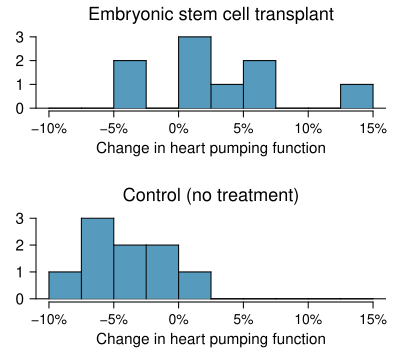

Source code (R):
library(openintro)
data(COL)
data(stem.cells)
d <- stem.cells

change <- d$after - d$before
t.test(change ~ d[,1])

myPDF('stemCellTherapyForHearts.pdf', 4, 3.5,
      mar=c(3.2, 1.8, 1.7, 0.7),
      mgp=c(2, 0.3, 0),
      mfrow=c(2, 1))
histPlot(change[d[,1] == 'esc'],
         xlim=c(-10, 15),
         axes=FALSE,
         xlab='',
         main='',
         breaks=seq(-10, 15, 2.5),
         col=COL[1])
x.axis.at <- seq(-10, 15, 5)
x.axis.labels <- paste0(seq(-10, 15, 5), "%")
cex.axis <- 0.85
axis(1, x.axis.at, x.axis.labels, cex.axis=cex.axis)
mtext('Embryonic stem cell transplant', line=0.5, cex=1.1)
mtext('Change in heart pumping function', 1, line=1.3, cex = 0.9)
par(mgp=c(2, 0.6, 0))
axis(2, at=0:3, cex.axis=0.925)

par(mar=c(2.4, 1.8, 2, 0.7),
    mgp=c(2, 0.3, 0))
histPlot(change[d[,1] == 'ctrl'],
         xlim=c(-10, 15),
         axes=FALSE,
         xlab='',
         main='',
         breaks=seq(-10, 15, 2.5),
         col=COL[1])
axis(1, x.axis.at, x.axis.labels, cex.axis=cex.axis)
par(mgp=c(2, 0.6, 0))
axis(2, at=0:3, cex.axis=0.925)
mtext('Control (no treatment)', line=0.5, cex=1.1)
mtext('Change in heart pumping function', 1, line=1.3, cex = 0.9)
dev.off()
